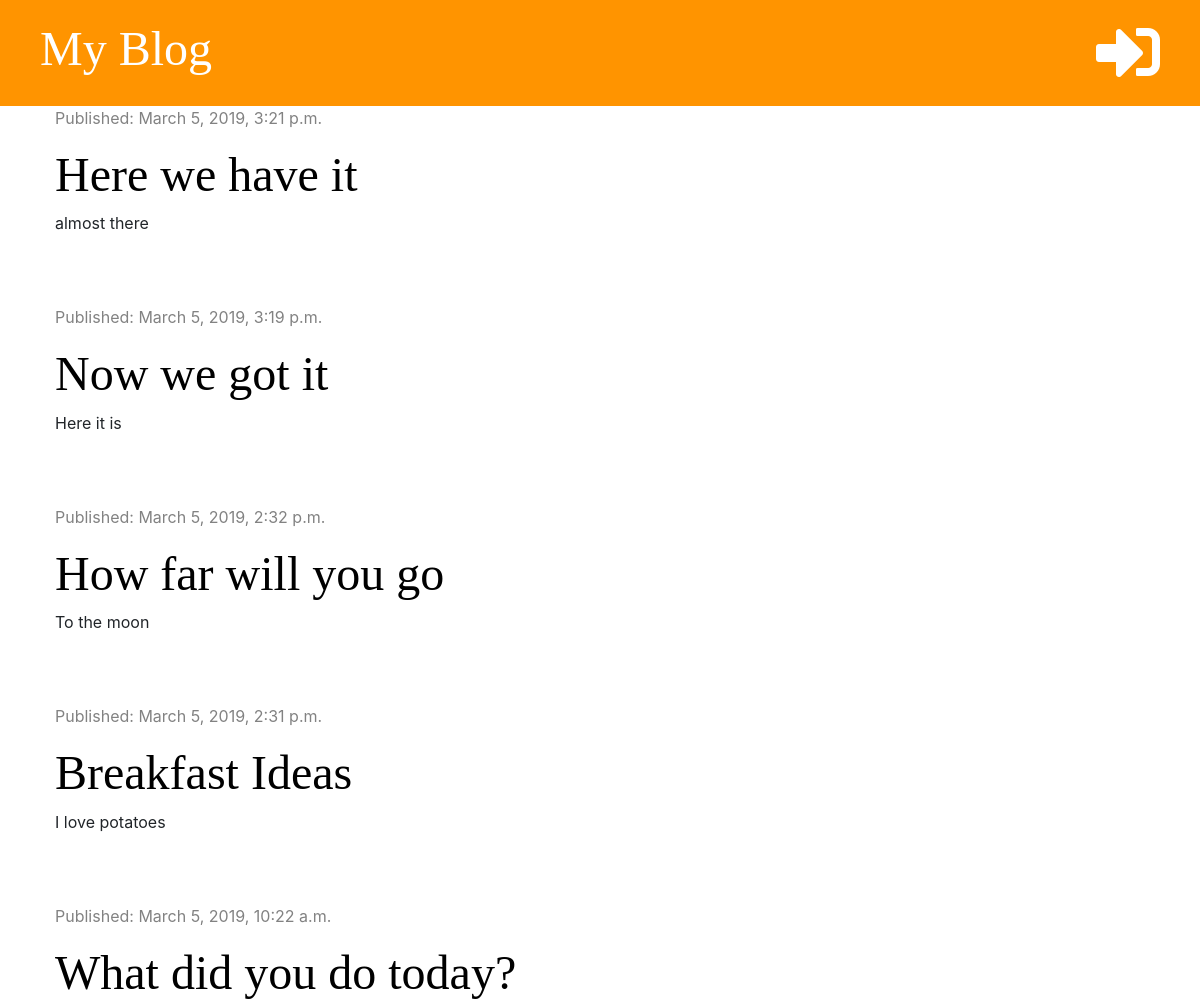
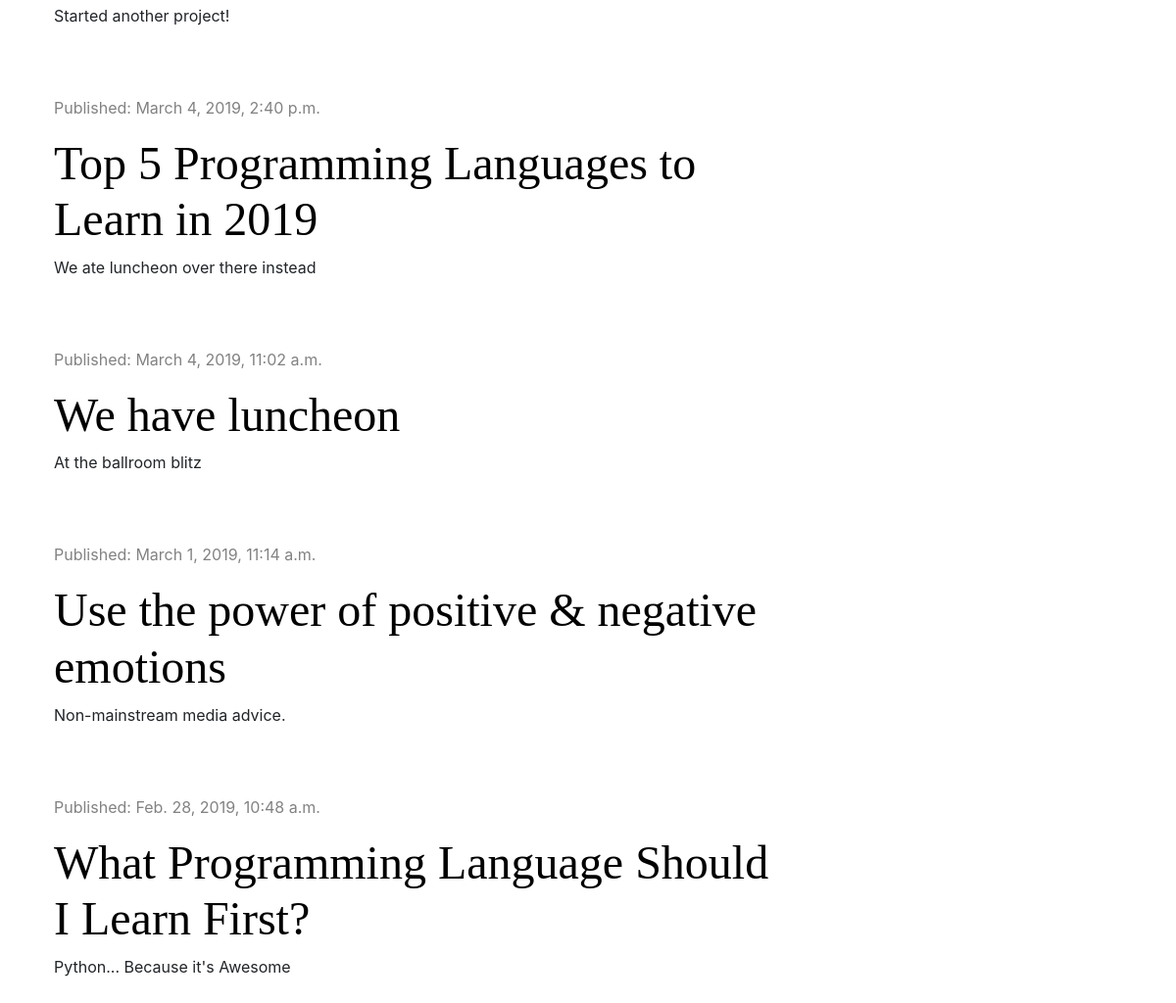
The page / on the database its author committed (2 pictures, top to bottom).
### blog/models.py (models this page shows, shortened)
class Post(models.Model):
    author = models.ForeignKey('auth.User', on_delete=models.CASCADE)
    title = models.CharField(max_length=200)
    text = models.TextField()
    created_date = models.DateTimeField(default=timezone.now)
    published_date = models.DateTimeField(blank=True, null=True)

### blog/views.py (the view)
# urls.py: path('', views.post_list, name='post_list'),
def post_list(request):
    posts = Post.objects.filter(published_date__lte=timezone.now()).order_by('-published_date')
    stuff_for_frontend = {'posts': posts}
    return render(request, 'blog/post_list.html', stuff_for_frontend)

### blog/templates/blog/post_list.html (shortened to what this page needs)
{% extends 'blog/base.html' %}
{% block content %}
    {% for post in posts %}
        <div class="post">
            <div class="date">
                <p>Published: {{ post.published_date }}</p>
            </div>
            <h1><a href="{% url 'post_detail' pk=post.pk %}">{{ post.title }}</a></h1>
            <p>{{ post.text|truncatechars:50|linebreaksbr }}</p>
        </div>
    {% endfor %}
{% endblock %}

### blog/static/css/blog.css (style rules this page uses)
h1, h2, h3, h4 { font-family: 'Tangerine', 'Inconsolata', 'Droid Sans', serif; font-size: 48px; }
.date { color: #828282; }
.post { margin-bottom: 70px; }
.post h1 a { color: #000000; }

### rows shown on the page
Post: published_date "March 5, 2019, 3:21 p.m.", title "Here we have it", text "almost there"
Post: published_date "March 5, 2019, 3:19 p.m.", title "Now we got it", text "Here it is"
Post: published_date "March 5, 2019, 2:32 p.m.", title "How far will you go", text "To the moon"
Post: published_date "March 5, 2019, 2:31 p.m.", title "Breakfast Ideas", text "I love potatoes"
Post: published_date "March 5, 2019, 10:22 a.m.", title "What did you do today?", text "Started another project!"
Post: published_date "March 4, 2019, 2:40 p.m.", title "Top 5 Programming Languages to Learn in 2019", text "We ate luncheon over there instead"
Post: published_date "March 4, 2019, 11:02 a.m.", title "We have luncheon", text "At the ballroom blitz"
Post: published_date "March 1, 2019, 11:14 a.m.", title "Use the power of positive & negative emotions", text "Non-mainstream media advice."
Post: published_date "Feb. 28, 2019, 10:48 a.m.", title "What Programming Language Should I Learn First?", text "Python... Because it's Awesome"
